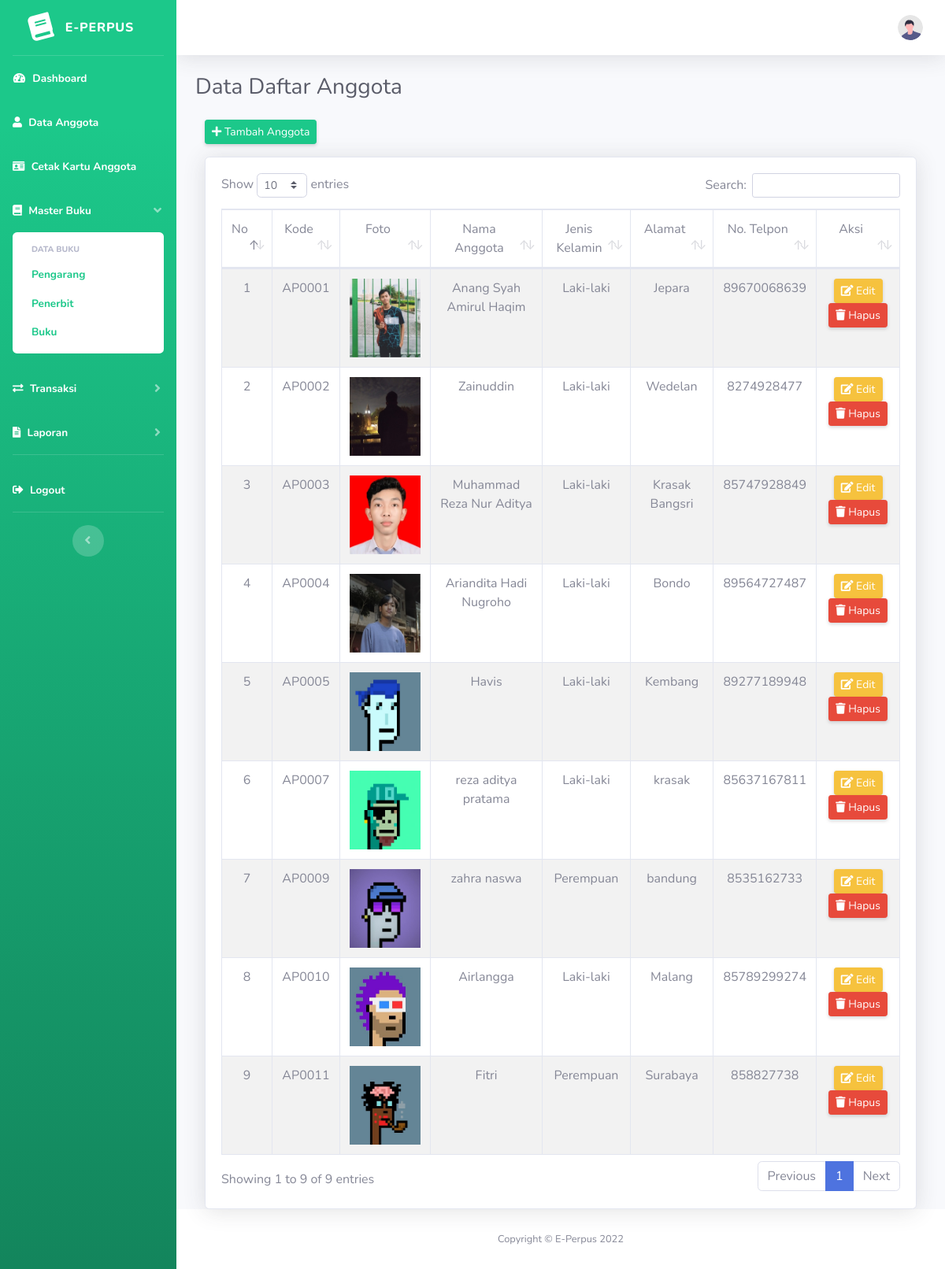
/index.php/anggota, run on the app's committed database.
### tables this page shows
CREATE TABLE `anggota` (
  `id_anggota` int(11) NOT NULL,
  `kode_anggota` varchar(10) NOT NULL,
  `foto` varchar(255) NOT NULL,
  `nama_anggota` varchar(255) NOT NULL,
  `jenis_kelamin` varchar(20) NOT NULL,
  `alamat` text NOT NULL,
  `no_hp` bigint(13) NOT NULL
);

### application/controllers/Anggota.php (called while the page is built, shortened)
<?php
class Anggota extends CI_Controller {
    public function __construct()
    {
        $this->load->model('m_anggota');
        $this->load->library('form_validation');
    }
    public function index()
    {
        $isi['content']         = 'anggota/v_anggota';
        $isi['judul']           = 'Data Daftar Anggota';
        $isi['data_anggota']    = $this->db->get('anggota')->result();
        $this->load->view('v_dashboard', $isi);
    }
}

### index.php (called while the page is built, shortened)
<?php
require_once BASEPATH.'core/CodeIgniter.php';

### application/views/anggota/v_anggota.php (the view, shortened to what this page needs)
<div class="container-fluid">
    <div class="row">
        <div class="col-md-12 mb-3">
            <a href="<?= base_url('anggota/tambah_anggota'); ?>" class="btn btn-sm btn-success shadow-sm"><i class="fa fa-plus"></i> Tambah Anggota</a>
        </div>
    </div>
    <div class="card shadow">
        <div class="card-body">
            <div class="table-responsive">
                <table class="table table-bordered table-striped text-center" id="dataTable" width="100%" cellspacing="0">
                    <thead>
                        <tr>
                            <td>No</td>
                            <td>Kode</td>
                            <td>Foto</td>
                            <td>Nama Anggota</td>
                            <td>Jenis Kelamin</td>
                            <td>Alamat</td>
                            <td>No. Telpon</td>
                            <td>Aksi</td>
                        </tr>
                    </thead>
                    <tbody>
                        <?php
                            $no = 1;
                            foreach ($data_anggota as $row) {?>
                                <tr>
                                    <td><?= $no++; ?></td>
                                    <td><?= $row->kode_anggota; ?></td>
                                    <td>
                                        <img src="<?= base_url('assets/');?>img/foto/<?= $row->foto; ?>" alt="" width="90" height="100">
                                    </td>
                                    <td><?= $row->nama_anggota; ?></td>
                                    <td><?= $row->jenis_kelamin; ?></td>
                                    <td><?= $row->alamat; ?></td>
                                    <td><?= $row->no_hp; ?></td>
                                    <td>
                                        <a href="<?= base_url()?>anggota/edit/<?= $row->id_anggota; ?>" class="btn btn-sm btn-warning shadow-sm"><i class="fa fa-edit"></i> Edit</a>
                                        <a href="<?= base_url()?>anggota/hapus/<?= $row->id_anggota; ?>" class="btn btn-sm btn-danger shadow-sm" onclick="return confirm('Anda Yakin Ingin Menghapus ?');"><i class="fa fa-trash"></i> Hapus</a>
                                    </td>
                                </tr>
                            <?php }
                        ?>
                    </tbody>
                </table>
            </div>
        </div>
    </div>
</div>

### data on the page
anggota: kode_anggota "AP0001", foto (picture), nama_anggota "Anang Syah Amirul Haqim", jenis_kelamin "Laki-laki", alamat "Jepara", no_hp "89670068639"
anggota: kode_anggota "AP0002", foto (picture), nama_anggota "Zainuddin", jenis_kelamin "Laki-laki", alamat "Wedelan", no_hp "8274928477"
anggota: kode_anggota "AP0003", foto (picture), nama_anggota "Muhammad Reza Nur Aditya", jenis_kelamin "Laki-laki", alamat "Krasak Bangsri", no_hp "85747928849"
anggota: kode_anggota "AP0004", foto (picture), nama_anggota "Ariandita Hadi Nugroho", jenis_kelamin "Laki-laki", alamat "Bondo", no_hp "89564727487"
anggota: kode_anggota "AP0005", foto (picture), nama_anggota "Havis", jenis_kelamin "Laki-laki", alamat "Kembang", no_hp "89277189948"
anggota: kode_anggota "AP0007", foto (picture), nama_anggota "reza aditya pratama", jenis_kelamin "Laki-laki", alamat "krasak", no_hp "85637167811"
anggota: kode_anggota "AP0009", foto (picture), nama_anggota "zahra naswa", jenis_kelamin "Perempuan", alamat "bandung", no_hp "8535162733"
anggota: kode_anggota "AP0010", foto (picture), nama_anggota "Airlangga", jenis_kelamin "Laki-laki", alamat "Malang", no_hp "85789299274"
anggota: kode_anggota "AP0011", foto (picture), nama_anggota "Fitri", jenis_kelamin "Perempuan", alamat "Surabaya", no_hp "858827738"

### other printed values
$judul "Data Daftar Anggota"
